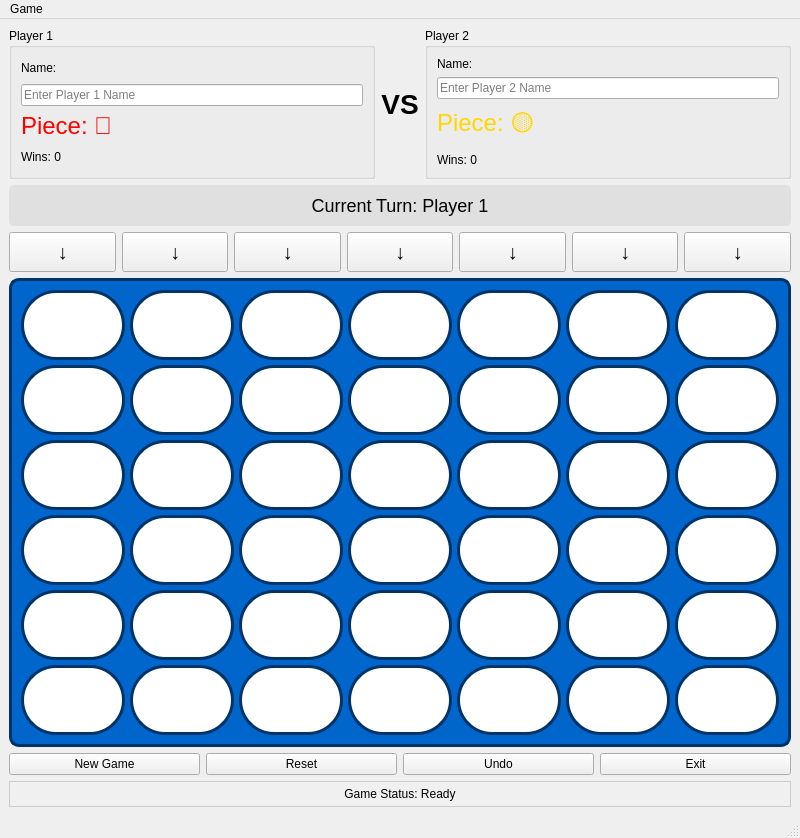
<?xml version="1.0" encoding="UTF-8"?>
<ui version="4.0">
 <class>Connect4Window</class>
 <widget class="QMainWindow" name="Connect4Window">
  <property name="geometry">
   <rect>
    <x>0</x>
    <y>0</y>
    <width>800</width>
    <height>700</height>
   </rect>
  </property>
  <property name="windowTitle">
   <string>Connect 4 Game</string>
  </property>
  <property name="enabled">
   <bool>true</bool>
  </property>
  <widget class="QWidget" name="centralWidget">
   <layout class="QVBoxLayout" name="mainLayout">
    <!-- Players Info Section -->
    <item>
     <layout class="QHBoxLayout" name="playersLayout">
      <item>
       <widget class="QGroupBox" name="player1Group">
        <property name="title">
         <string>Player 1</string>
        </property>
        <property name="enabled">
         <bool>true</bool>
        </property>
        <layout class="QVBoxLayout" name="player1Layout">
         <item>
          <widget class="QLabel" name="player1NameLabel">
           <property name="text">
            <string>Name:</string>
           </property>
          </widget>
         </item>
         <item>
          <widget class="QLineEdit" name="player1NameEdit">
           <property name="placeholderText">
            <string>Enter Player 1 Name</string>
           </property>
           <property name="enabled">
            <bool>true</bool>
           </property>
          </widget>
         </item>
         <item>
          <widget class="QLabel" name="player1PieceLabel">
           <property name="text">
            <string>Piece: 🔴</string>
           </property>
           <property name="styleSheet">
            <string>font-size: 24px; color: #FF0000;</string>
           </property>
          </widget>
         </item>
         <item>
          <widget class="QLabel" name="player1ScoreLabel">
           <property name="text">
            <string>Wins: 0</string>
           </property>
          </widget>
         </item>
        </layout>
       </widget>
      </item>
      <item>
       <widget class="QLabel" name="vsLabel">
        <property name="text">
         <string>VS</string>
        </property>
        <property name="alignment">
         <set>Qt::AlignCenter</set>
        </property>
        <property name="styleSheet">
         <string>font-size: 28px; font-weight: bold;</string>
        </property>
       </widget>
      </item>
      <item>
       <widget class="QGroupBox" name="player2Group">
        <property name="title">
         <string>Player 2</string>
        </property>
        <property name="enabled">
         <bool>true</bool>
        </property>
        <layout class="QVBoxLayout" name="player2Layout">
         <item>
          <widget class="QLabel" name="player2NameLabel">
           <property name="text">
            <string>Name:</string>
           </property>
          </widget>
         </item>
         <item>
          <widget class="QLineEdit" name="player2NameEdit">
           <property name="placeholderText">
            <string>Enter Player 2 Name</string>
           </property>
           <property name="enabled">
            <bool>true</bool>
           </property>
          </widget>
         </item>
         <item>
          <widget class="QLabel" name="player2PieceLabel">
           <property name="text">
            <string>Piece: 🟡</string>
           </property>
           <property name="styleSheet">
            <string>font-size: 24px; color: #FFD700;</string>
           </property>
          </widget>
         </item>
         <item>
          <widget class="QLabel" name="player2ScoreLabel">
           <property name="text">
            <string>Wins: 0</string>
           </property>
          </widget>
         </item>
        </layout>
       </widget>
      </item>
     </layout>
    </item>
    <!-- Turn Indicator -->
    <item>
     <widget class="QLabel" name="turnIndicator">
      <property name="text">
       <string>Current Turn: Player 1</string>
      </property>
      <property name="alignment">
       <set>Qt::AlignCenter</set>
      </property>
      <property name="styleSheet">
       <string>font-size: 18px; padding: 10px; background-color: #e0e0e0; border-radius: 5px;</string>
      </property>
     </widget>
    </item>
    <!-- Column Drop Buttons -->
    <item>
     <layout class="QHBoxLayout" name="dropButtonsLayout">
      <item><widget class="QPushButton" name="dropCol0"><property name="text"><string>↓</string></property><property name="minimumSize"><size><width>70</width><height>40</height></size></property><property name="enabled"><bool>true</bool></property><property name="styleSheet"><string>font-size: 20px; font-weight: bold;</string></property></widget></item>
      <item><widget class="QPushButton" name="dropCol1"><property name="text"><string>↓</string></property><property name="minimumSize"><size><width>70</width><height>40</height></size></property><property name="enabled"><bool>true</bool></property><property name="styleSheet"><string>font-size: 20px; font-weight: bold;</string></property></widget></item>
      <item><widget class="QPushButton" name="dropCol2"><property name="text"><string>↓</string></property><property name="minimumSize"><size><width>70</width><height>40</height></size></property><property name="enabled"><bool>true</bool></property><property name="styleSheet"><string>font-size: 20px; font-weight: bold;</string></property></widget></item>
      <item><widget class="QPushButton" name="dropCol3"><property name="text"><string>↓</string></property><property name="minimumSize"><size><width>70</width><height>40</height></size></property><property name="enabled"><bool>true</bool></property><property name="styleSheet"><string>font-size: 20px; font-weight: bold;</string></property></widget></item>
      <item><widget class="QPushButton" name="dropCol4"><property name="text"><string>↓</string></property><property name="minimumSize"><size><width>70</width><height>40</height></size></property><property name="enabled"><bool>true</bool></property><property name="styleSheet"><string>font-size: 20px; font-weight: bold;</string></property></widget></item>
      <item><widget class="QPushButton" name="dropCol5"><property name="text"><string>↓</string></property><property name="minimumSize"><size><width>70</width><height>40</height></size></property><property name="enabled"><bool>true</bool></property><property name="styleSheet"><string>font-size: 20px; font-weight: bold;</string></property></widget></item>
      <item><widget class="QPushButton" name="dropCol6"><property name="text"><string>↓</string></property><property name="minimumSize"><size><width>70</width><height>40</height></size></property><property name="enabled"><bool>true</bool></property><property name="styleSheet"><string>font-size: 20px; font-weight: bold;</string></property></widget></item>
     </layout>
    </item>
    <!-- Game Board 6x7 -->
    <item>
     <widget class="QFrame" name="boardFrame">
      <property name="enabled">
       <bool>true</bool>
      </property>
      <property name="styleSheet">
       <string>background-color: #0066CC; border: 3px solid #003366; border-radius: 10px;</string>
      </property>
      <layout class="QGridLayout" name="boardGrid">
       <property name="spacing">
        <number>5</number>
       </property>
       <!-- Row 0 -->
       <item row="0" column="0"><widget class="QPushButton" name="cell_0_0"><property name="minimumSize"><size><width>70</width><height>70</height></size></property><property name="enabled"><bool>true</bool></property><property name="styleSheet"><string>background-color: white; border-radius: 35px;</string></property></widget></item>
       <item row="0" column="1"><widget class="QPushButton" name="cell_0_1"><property name="minimumSize"><size><width>70</width><height>70</height></size></property><property name="enabled"><bool>true</bool></property><property name="styleSheet"><string>background-color: white; border-radius: 35px;</string></property></widget></item>
       <item row="0" column="2"><widget class="QPushButton" name="cell_0_2"><property name="minimumSize"><size><width>70</width><height>70</height></size></property><property name="enabled"><bool>true</bool></property><property name="styleSheet"><string>background-color: white; border-radius: 35px;</string></property></widget></item>
       <item row="0" column="3"><widget class="QPushButton" name="cell_0_3"><property name="minimumSize"><size><width>70</width><height>70</height></size></property><property name="enabled"><bool>true</bool></property><property name="styleSheet"><string>background-color: white; border-radius: 35px;</string></property></widget></item>
       <item row="0" column="4"><widget class="QPushButton" name="cell_0_4"><property name="minimumSize"><size><width>70</width><height>70</height></size></property><property name="enabled"><bool>true</bool></property><property name="styleSheet"><string>background-color: white; border-radius: 35px;</string></property></widget></item>
       <item row="0" column="5"><widget class="QPushButton" name="cell_0_5"><property name="minimumSize"><size><width>70</width><height>70</height></size></property><property name="enabled"><bool>true</bool></property><property name="styleSheet"><string>background-color: white; border-radius: 35px;</string></property></widget></item>
       <item row="0" column="6"><widget class="QPushButton" name="cell_0_6"><property name="minimumSize"><size><width>70</width><height>70</height></size></property><property name="enabled"><bool>true</bool></property><property name="styleSheet"><string>background-color: white; border-radius: 35px;</string></property></widget></item>
       <!-- Row 1 -->
       <item row="1" column="0"><widget class="QPushButton" name="cell_1_0"><property name="minimumSize"><size><width>70</width><height>70</height></size></property><property name="enabled"><bool>true</bool></property><property name="styleSheet"><string>background-color: white; border-radius: 35px;</string></property></widget></item>
       <item row="1" column="1"><widget class="QPushButton" name="cell_1_1"><property name="minimumSize"><size><width>70</width><height>70</height></size></property><property name="enabled"><bool>true</bool></property><property name="styleSheet"><string>background-color: white; border-radius: 35px;</string></property></widget></item>
       <item row="1" column="2"><widget class="QPushButton" name="cell_1_2"><property name="minimumSize"><size><width>70</width><height>70</height></size></property><property name="enabled"><bool>true</bool></property><property name="styleSheet"><string>background-color: white; border-radius: 35px;</string></property></widget></item>
       <item row="1" column="3"><widget class="QPushButton" name="cell_1_3"><property name="minimumSize"><size><width>70</width><height>70</height></size></property><property name="enabled"><bool>true</bool></property><property name="styleSheet"><string>background-color: white; border-radius: 35px;</string></property></widget></item>
       <item row="1" column="4"><widget class="QPushButton" name="cell_1_4"><property name="minimumSize"><size><width>70</width><height>70</height></size></property><property name="enabled"><bool>true</bool></property><property name="styleSheet"><string>background-color: white; border-radius: 35px;</string></property></widget></item>
       <item row="1" column="5"><widget class="QPushButton" name="cell_1_5"><property name="minimumSize"><size><width>70</width><height>70</height></size></property><property name="enabled"><bool>true</bool></property><property name="styleSheet"><string>background-color: white; border-radius: 35px;</string></property></widget></item>
       <item row="1" column="6"><widget class="QPushButton" name="cell_1_6"><property name="minimumSize"><size><width>70</width><height>70</height></size></property><property name="enabled"><bool>true</bool></property><property name="styleSheet"><string>background-color: white; border-radius: 35px;</string></property></widget></item>
       <!-- Row 2 -->
       <item row="2" column="0"><widget class="QPushButton" name="cell_2_0"><property name="minimumSize"><size><width>70</width><height>70</height></size></property><property name="enabled"><bool>true</bool></property><property name="styleSheet"><string>background-color: white; border-radius: 35px;</string></property></widget></item>
       <item row="2" column="1"><widget class="QPushButton" name="cell_2_1"><property name="minimumSize"><size><width>70</width><height>70</height></size></property><property name="enabled"><bool>true</bool></property><property name="styleSheet"><string>background-color: white; border-radius: 35px;</string></property></widget></item>
       <item row="2" column="2"><widget class="QPushButton" name="cell_2_2"><property name="minimumSize"><size><width>70</width><height>70</height></size></property><property name="enabled"><bool>true</bool></property><property name="styleSheet"><string>background-color: white; border-radius: 35px;</string></property></widget></item>
       <item row="2" column="3"><widget class="QPushButton" name="cell_2_3"><property name="minimumSize"><size><width>70</width><height>70</height></size></property><property name="enabled"><bool>true</bool></property><property name="styleSheet"><string>background-color: white; border-radius: 35px;</string></property></widget></item>
       <item row="2" column="4"><widget class="QPushButton" name="cell_2_4"><property name="minimumSize"><size><width>70</width><height>70</height></size></property><property name="enabled"><bool>true</bool></property><property name="styleSheet"><string>background-color: white; border-radius: 35px;</string></property></widget></item>
       <item row="2" column="5"><widget class="QPushButton" name="cell_2_5"><property name="minimumSize"><size><width>70</width><height>70</height></size></property><property name="enabled"><bool>true</bool></property><property name="styleSheet"><string>background-color: white; border-radius: 35px;</string></property></widget></item>
       <item row="2" column="6"><widget class="QPushButton" name="cell_2_6"><property name="minimumSize"><size><width>70</width><height>70</height></size></property><property name="enabled"><bool>true</bool></property><property name="styleSheet"><string>background-color: white; border-radius: 35px;</string></property></widget></item>
       <!-- Row 3 -->
       <item row="3" column="0"><widget class="QPushButton" name="cell_3_0"><property name="minimumSize"><size><width>70</width><height>70</height></size></property><property name="enabled"><bool>true</bool></property><property name="styleSheet"><string>background-color: white; border-radius: 35px;</string></property></widget></item>
       <item row="3" column="1"><widget class="QPushButton" name="cell_3_1"><property name="minimumSize"><size><width>70</width><height>70</height></size></property><property name="enabled"><bool>true</bool></property><property name="styleSheet"><string>background-color: white; border-radius: 35px;</string></property></widget></item>
       <item row="3" column="2"><widget class="QPushButton" name="cell_3_2"><property name="minimumSize"><size><width>70</width><height>70</height></size></property><property name="enabled"><bool>true</bool></property><property name="styleSheet"><string>background-color: white; border-radius: 35px;</string></property></widget></item>
       <item row="3" column="3"><widget class="QPushButton" name="cell_3_3"><property name="minimumSize"><size><width>70</width><height>70</height></size></property><property name="enabled"><bool>true</bool></property><property name="styleSheet"><string>background-color: white; border-radius: 35px;</string></property></widget></item>
       <item row="3" column="4"><widget class="QPushButton" name="cell_3_4"><property name="minimumSize"><size><width>70</width><height>70</height></size></property><property name="enabled"><bool>true</bool></property><property name="styleSheet"><string>background-color: white; border-radius: 35px;</string></property></widget></item>
       <item row="3" column="5"><widget class="QPushButton" name="cell_3_5"><property name="minimumSize"><size><width>70</width><height>70</height></size></property><property name="enabled"><bool>true</bool></property><property name="styleSheet"><string>background-color: white; border-radius: 35px;</string></property></widget></item>
       <item row="3" column="6"><widget class="QPushButton" name="cell_3_6"><property name="minimumSize"><size><width>70</width><height>70</height></size></property><property name="enabled"><bool>true</bool></property><property name="styleSheet"><string>background-color: white; border-radius: 35px;</string></property></widget></item>
       <!-- Row 4 -->
       <item row="4" column="0"><widget class="QPushButton" name="cell_4_0"><property name="minimumSize"><size><width>70</width><height>70</height></size></property><property name="enabled"><bool>true</bool></property><property name="styleSheet"><string>background-color: white; border-radius: 35px;</string></property></widget></item>
       <item row="4" column="1"><widget class="QPushButton" name="cell_4_1"><property name="minimumSize"><size><width>70</width><height>70</height></size></property><property name="enabled"><bool>true</bool></property><property name="styleSheet"><string>background-color: white; border-radius: 35px;</string></property></widget></item>
       <item row="4" column="2"><widget class="QPushButton" name="cell_4_2"><property name="minimumSize"><size><width>70</width><height>70</height></size></property><property name="enabled"><bool>true</bool></property><property name="styleSheet"><string>background-color: white; border-radius: 35px;</string></property></widget></item>
       <item row="4" column="3"><widget class="QPushButton" name="cell_4_3"><property name="minimumSize"><size><width>70</width><height>70</height></size></property><property name="enabled"><bool>true</bool></property><property name="styleSheet"><string>background-color: white; border-radius: 35px;</string></property></widget></item>
       <item row="4" column="4"><widget class="QPushButton" name="cell_4_4"><property name="minimumSize"><size><width>70</width><height>70</height></size></property><property name="enabled"><bool>true</bool></property><property name="styleSheet"><string>background-color: white; border-radius: 35px;</string></property></widget></item>
       <item row="4" column="5"><widget class="QPushButton" name="cell_4_5"><property name="minimumSize"><size><width>70</width><height>70</height></size></property><property name="enabled"><bool>true</bool></property><property name="styleSheet"><string>background-color: white; border-radius: 35px;</string></property></widget></item>
       <item row="4" column="6"><widget class="QPushButton" name="cell_4_6"><property name="minimumSize"><size><width>70</width><height>70</height></size></property><property name="enabled"><bool>true</bool></property><property name="styleSheet"><string>background-color: white; border-radius: 35px;</string></property></widget></item>
       <!-- Row 5 -->
       <item row="5" column="0"><widget class="QPushButton" name="cell_5_0"><property name="minimumSize"><size><width>70</width><height>70</height></size></property><property name="enabled"><bool>true</bool></property><property name="styleSheet"><string>background-color: white; border-radius: 35px;</string></property></widget></item>
       <item row="5" column="1"><widget class="QPushButton" name="cell_5_1"><property name="minimumSize"><size><width>70</width><height>70</height></size></property><property name="enabled"><bool>true</bool></property><property name="styleSheet"><string>background-color: white; border-radius: 35px;</string></property></widget></item>
       <item row="5" column="2"><widget class="QPushButton" name="cell_5_2"><property name="minimumSize"><size><width>70</width><height>70</height></size></property><property name="enabled"><bool>true</bool></property><property name="styleSheet"><string>background-color: white; border-radius: 35px;</string></property></widget></item>
       <item row="5" column="3"><widget class="QPushButton" name="cell_5_3"><property name="minimumSize"><size><width>70</width><height>70</height></size></property><property name="enabled"><bool>true</bool></property><property name="styleSheet"><string>background-color: white; border-radius: 35px;</string></property></widget></item>
       <item row="5" column="4"><widget class="QPushButton" name="cell_5_4"><property name="minimumSize"><size><width>70</width><height>70</height></size></property><property name="enabled"><bool>true</bool></property><property name="styleSheet"><string>background-color: white; border-radius: 35px;</string></property></widget></item>
       <item row="5" column="5"><widget class="QPushButton" name="cell_5_5"><property name="minimumSize"><size><width>70</width><height>70</height></size></property><property name="enabled"><bool>true</bool></property><property name="styleSheet"><string>background-color: white; border-radius: 35px;</string></property></widget></item>
       <item row="5" column="6"><widget class="QPushButton" name="cell_5_6"><property name="minimumSize"><size><width>70</width><height>70</height></size></property><property name="enabled"><bool>true</bool></property><property name="styleSheet"><string>background-color: white; border-radius: 35px;</string></property></widget></item>
      </layout>
     </widget>
    </item>
    <!-- Control Buttons -->
    <item>
     <layout class="QHBoxLayout" name="controlsLayout">
      <item>
       <widget class="QPushButton" name="newGameBtn">
        <property name="text">
         <string>New Game</string>
        </property>
        <property name="enabled">
         <bool>true</bool>
        </property>
       </widget>
      </item>
      <item>
       <widget class="QPushButton" name="resetBtn">
        <property name="text">
         <string>Reset</string>
        </property>
        <property name="enabled">
         <bool>true</bool>
        </property>
       </widget>
      </item>
      <item>
       <widget class="QPushButton" name="undoBtn">
        <property name="text">
         <string>Undo</string>
        </property>
        <property name="enabled">
         <bool>true</bool>
        </property>
       </widget>
      </item>
      <item>
       <widget class="QPushButton" name="exitBtn">
        <property name="text">
         <string>Exit</string>
        </property>
        <property name="enabled">
         <bool>true</bool>
        </property>
       </widget>
      </item>
     </layout>
    </item>
    <!-- Status Bar -->
    <item>
     <widget class="QLabel" name="statusLabel">
      <property name="text">
       <string>Game Status: Ready</string>
      </property>
      <property name="alignment">
       <set>Qt::AlignCenter</set>
      </property>
      <property name="styleSheet">
       <string>padding: 5px; background-color: #f0f0f0; border: 1px solid #ccc;</string>
      </property>
     </widget>
    </item>
   </layout>
  </widget>
  <widget class="QMenuBar" name="menuBar">
   <property name="geometry">
    <rect>
     <x>0</x>
     <y>0</y>
     <width>800</width>
     <height>22</height>
    </rect>
   </property>
   <widget class="QMenu" name="menuGame">
    <property name="title">
     <string>Game</string>
    </property>
    <addaction name="actionNewGame"/>
    <addaction name="actionUndo"/>
    <addaction name="separator"/>
    <addaction name="actionExit"/>
   </widget>
   <addaction name="menuGame"/>
  </widget>
  <widget class="QStatusBar" name="statusBar"/>
  <action name="actionNewGame">
   <property name="text">
    <string>New Game</string>
   </property>
  </action>
  <action name="actionUndo">
   <property name="text">
    <string>Undo</string>
   </property>
  </action>
  <action name="actionExit">
   <property name="text">
    <string>Exit</string>
   </property>
  </action>
 </widget>
 <resources/>
 <connections/>
</ui>
